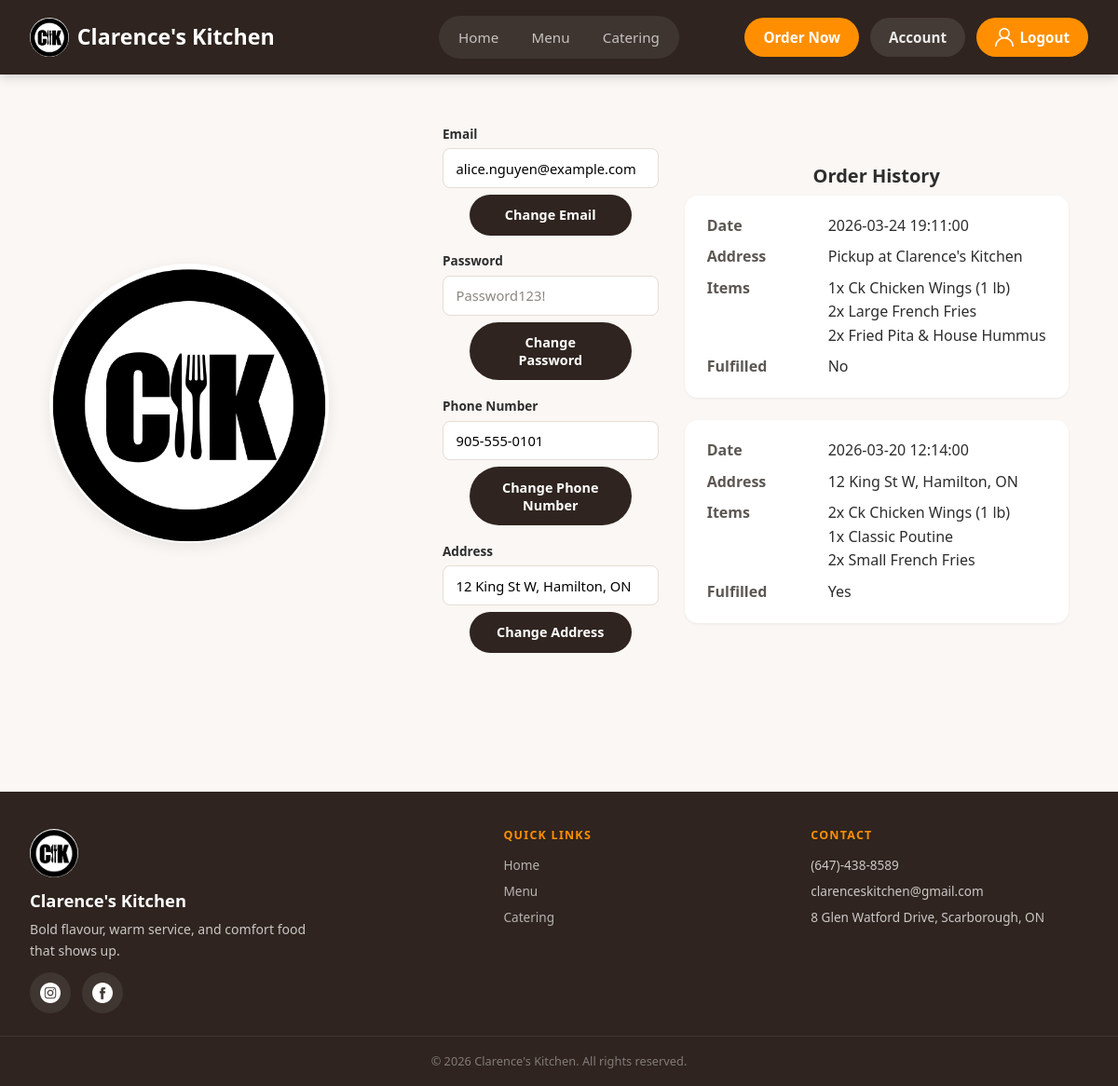
Screenshot of /account/index.php (signed in) with the database file from the repository.
### tables this page shows
CREATE TABLE IF NOT EXISTS `users` (
    `userID` INT AUTO_INCREMENT,
    `password` TEXT NOT NULL,
    `email` VARCHAR(255) UNIQUE,
    `phonenumber` varchar(25) UNIQUE,
    `address` TEXT,
    `ordersdone` INT DEFAULT(0),
    `admin` BOOLEAN DEFAULT(0),
    PRIMARY KEY (`userID`)
);

CREATE TABLE IF NOT EXISTS `orders` (
    `orderID` INT AUTO_INCREMENT,
    `accountID` INT,
    `orderDate` DATETIME,
    `address` TEXT NOT NULL,
    `fulfillmentMethod` VARCHAR(20) NOT NULL DEFAULT('pickup'),
    `fullfilled` BOOLEAN DEFAULT(0),
    `discountTotal` DOUBLE,
    PRIMARY KEY (`orderID`),
    FOREIGN KEY (`accountID`) REFERENCES `users`(`userID`)
);

CREATE TABLE IF NOT EXISTS `orderdetails` (
    `orderDetailID` INT AUTO_INCREMENT,
    `orderID` INT,
    `productID` INT NOT NULL,
    `quantity` INT,
    PRIMARY KEY (`orderDetailID`),
    FOREIGN KEY (`orderID`) REFERENCES `orders`(`orderID`),
    FOREIGN KEY (`productID`) REFERENCES `products`(`productID`)
);

CREATE TABLE IF NOT EXISTS `products` (
    `productID` INT AUTO_INCREMENT,
    `productName` TEXT,
    `productDesc` TEXT,
    `price` DOUBLE,
    `productImg` TEXT,
    `productClass` varchar(255),
    PRIMARY KEY (`productID`),
    FOREIGN KEY (`productClass`) REFERENCES `productClasses`(`name`)
);

### account/index.php (the view, shortened to what this page needs)
<?php
include "../assets/php/connect.php";
$email = $_SESSION["email"];
$stmt = $dbh->prepare("SELECT userID, email, phonenumber, address, admin FROM users WHERE email=?");
$stmt->execute([$email]);
$currentUser = $stmt->fetch(PDO::FETCH_ASSOC);
?>
<!doctype html>
<html lang="en">
<head>
    <link rel="stylesheet" href="../assets/css/global.css" />
    <link rel="stylesheet" href="../assets/css/account.css" />
</head>
<body>
    <header class="site-header">
        <a href="../" class="site-title"><img src="../assets/images/logo.png" alt="" class="site-logo">Clarence's Kitchen</a>
        <div class="header-actions">
            <a class="nav-cta" href="../menu/">Order Now</a>
            <?php if (!isset($_SESSION["email"])) { ?>
                <div class="account-menu">
                    <a class="nav-cta account-trigger" href="../login/" aria-label="Account menu">
                        <img src="../assets/images/user.png" alt="">
                        <span>Login/Signup</span>
                    </a>
                    <div class="account-dropdown">
                        <a href="../login/">Log In</a>
                        <a href="../signup/">Sign Up</a>
                    </div>
                </div>
            <?php } else { ?>
                <a href="../account/" class="login-status">Account</a>
                <div class="account-menu" id="logoutbtn">
                    <a class="nav-cta account-trigger" aria-label="Account menu">
                        <img src="../assets/images/user.png" alt="">
                        <span>Logout</span>
                    </a>
                </div>
            <?php } ?>
        </div>
    </header>
    <nav class="main-nav" id="main-nav" aria-label="Main navigation">
        <ul>
            <li><a href="../">Home</a></li>
            <li><a href="../menu/">Menu</a></li>
            <li><a href="../catering/">Catering</a></li>
        </ul>
    </nav>
    <div id="content">
        <div id="adminandlogo">
            <img src="../assets/images/logo.png" id="logo" />
        </div>
        <div id="changeForms">
            <div class="inputcontainer">
                <label for="emailinput">Email</label>
                <input type="email" id="emailinput" placeholder="email@example.com" value="<?php echo htmlspecialchars($currentUser["email"] ?? ""); ?>" />
                <button id="changeemail" class="button">Change Email</button>
            </div>
            <div class="inputcontainer">
                <label for="passinput">Password</label>
                <input type="password" id="passinput" placeholder="Password123!" />
                <button id="changepass" class="button">Change Password</button>
            </div>
            <div class="inputcontainer">
                <label for="phoneinput">Phone Number</label>
                <input type="text" id="phoneinput" placeholder="123-456-7890" value="<?php echo htmlspecialchars($currentUser["phonenumber"] ?? ""); ?>" />
                <button id="changephone" class="button">Change Phone Number</button>
            </div>
            <div class="inputcontainer">
                <label for="addressinput">Address</label>
                <input type="text" id="addressinput" placeholder="15 Example Drive" value="<?php echo htmlspecialchars($currentUser["address"] ?? ""); ?>" />
                <button id="changeaddress" class="button">Change Address</button>
            </div>
        </div>
        <div id="orderhistory">
            <div class="title">Order History</div>
            <table>
                <?php
                $acctID = $currentUser["userID"];
                $cmd = "SELECT * FROM orders WHERE accountID=? ORDER BY orderDate DESC LIMIT 5";
                $stmt = $dbh->prepare($cmd);
                $success = $stmt->execute([$acctID]);
                if ($success) {
                    while ($row = $stmt->fetch()) {
                        echo "<tr>";
                        $date = $row["orderDate"];
                        $address = $row["address"];
                        $cmd = "SELECT * FROM orderdetails WHERE orderID=?";
                        $stmt2 = $dbh->prepare($cmd);
                        $success = $stmt2->execute([$row["orderID"]]);
                        $fullfilled = $row["fullfilled"];
                        echo "<td data-label='Date'>" . $date . "</td>";
                        echo "<td data-label='Address'>" . $address . "</td>";
                        echo "<td data-label='Items'>";
                        while ($orderdetails = $stmt2->fetch()) {
                            $cmd = "SELECT * FROM products WHERE productID=?";
                            $stmt3 = $dbh->prepare($cmd);
                            $success = $stmt3->execute([$orderdetails["productID"]]);
                            echo $orderdetails["quantity"] . "x " . $stmt3->fetch()["productName"] . "<br>";
                        }
                        echo "</td>";
                        if ($fullfilled == 1) {
                            $fullfilled = "Yes";
                        } else {
                            $fullfilled = "No";
                        }
                        echo "<td data-label='Fulfilled'>" . $fullfilled . "</td>";
                        echo "</tr>";
                    }
                }
                ?>
            </table>
        </div>
    </div>
    <footer class="site-footer">
        <div class="footer-inner">
            <div class="footer-brand">
                <img src="../assets/images/logo.png" alt="Clarence's Kitchen" class="footer-logo">
                <span class="footer-title">Clarence's Kitchen</span>
                <p>Bold flavour, warm service, and comfort food that shows up.</p>
                <div class="footer-socials">
                    <a href="https://www.instagram.com/clarenceskitchen/" target="_blank" rel="noopener" aria-label="Instagram"><img src="../assets/images/instagram.png" alt="Instagram"></a>
                    <a href="https://www.facebook.com/ClarencesKitchen/" target="_blank" rel="noopener" aria-label="Facebook"><img src="../assets/images/facebook.png" alt="Facebook"></a>
                </div>
            </div>
            <div class="footer-links">
                <h4>Quick Links</h4>
                <ul>
                    <li><a href="../">Home</a></li>
                    <li><a href="../menu/">Menu</a></li>
                    <li><a href="../catering/">Catering</a></li>
                </ul>
            </div>
            <div class="footer-contact">
                <h4>Contact</h4>
                <ul>
                    <li>(647)-438-8589</li>
                    <li>clarenceskitchen@gmail.com</li>
                    <li>8 Glen Watford Drive, Scarborough, ON</li>
                </ul>
            </div>
        </div>
        <div class="footer-bottom">
            <p>&copy; 2026 Clarence's Kitchen. All rights reserved.</p>
        </div>
    </footer>
</body>
</html>

### assets/css/account.css (style rules this page uses)
.inputcontainer { justify-content: center; align-items: center; margin: 2%; }
.inputcontainer label { display: block; font-size: 0.85rem; font-weight: 600; color: var(--c-text); margin-bottom: 0.3rem; }
.inputcontainer input { width: 100%; padding: 0.65rem 0.85rem; border: 1.5px solid var(--c-border); border-radius: var(--radius-sm); font-size: 0.92rem; font-family: var(--font); background-color: #fff; transition: border-color 0.2s, box-shadow 0.2s; margin: 0; }
.inputcontainer input::placeholder { color: var(--c-text-muted); }
#changeForms { max-width: 25%; min-width: 20%; display: flex; flex-direction: column; justify-items: center; }
#content { display: flex; flex-direction: row; justify-content: center; align-items: center; padding: calc(var(--top-offset) + 3rem) 1rem 3rem; min-height: calc(100vh - 80px); }
#logo { height: 300px; width: 300px; border-radius: 50%; justify-content: center; box-shadow: var(--shadow-md); }
#adminandlogo { margin-right: 10%; justify-items: center; align-items: center; justify-content: center; }
.button { margin-top: 3%; display: flex; justify-self: center; margin-bottom: 3%; }
.inputcontainer .button { width: 75%; text-align: center; justify-content: center; }
.title { font-size: 20px; font-weight: 700; margin-bottom: 1%; text-align: center; }
#orderhistory { margin-left: 2%; min-width: 360px; max-width: 520px; }
#orderhistory table, #orderhistory tbody, #orderhistory td, #orderhistory tr { display: block; }
#orderhistory tr { background: var(--c-card); border-radius: var(--radius-md); box-shadow: var(--shadow-sm); margin-bottom: 1.5rem; padding: 1.25rem 1.5rem; }
#orderhistory td { border: none; position: relative; padding-left: 130px; text-align: left; margin-bottom: 0.5rem; width: auto; }
#orderhistory td:last-child { margin-bottom: 0; }
#orderhistory td::before { position: absolute; top: 0; left: 0; width: 110px; padding-right: 10px; white-space: nowrap; content: attr(data-label); font-weight: 600; color: var(--c-text-secondary); }

### rows the page displays
users: email "alice.nguyen@example.com", phonenumber "905-555-0101", address "12 King St W, Hamilton, ON"
orders: orderDate "2026-03-24 19:11:00", address "Pickup at Clarence's Kitchen", fullfilled "No"
orderdetails: quantity "1", productID.productName "Ck Chicken Wings (1 lb)"
orderdetails: quantity "2", productID.productName "Large French Fries"
orderdetails: quantity "2", productID.productName "Fried Pita & House Hummus"
orders: orderDate "2026-03-20 12:14:00", address "12 King St W, Hamilton, ON", fullfilled "Yes"
orderdetails: quantity "2", productID.productName "Ck Chicken Wings (1 lb)"
orderdetails: quantity "1", productID.productName "Classic Poutine"
orderdetails: quantity "2", productID.productName "Small French Fries"
